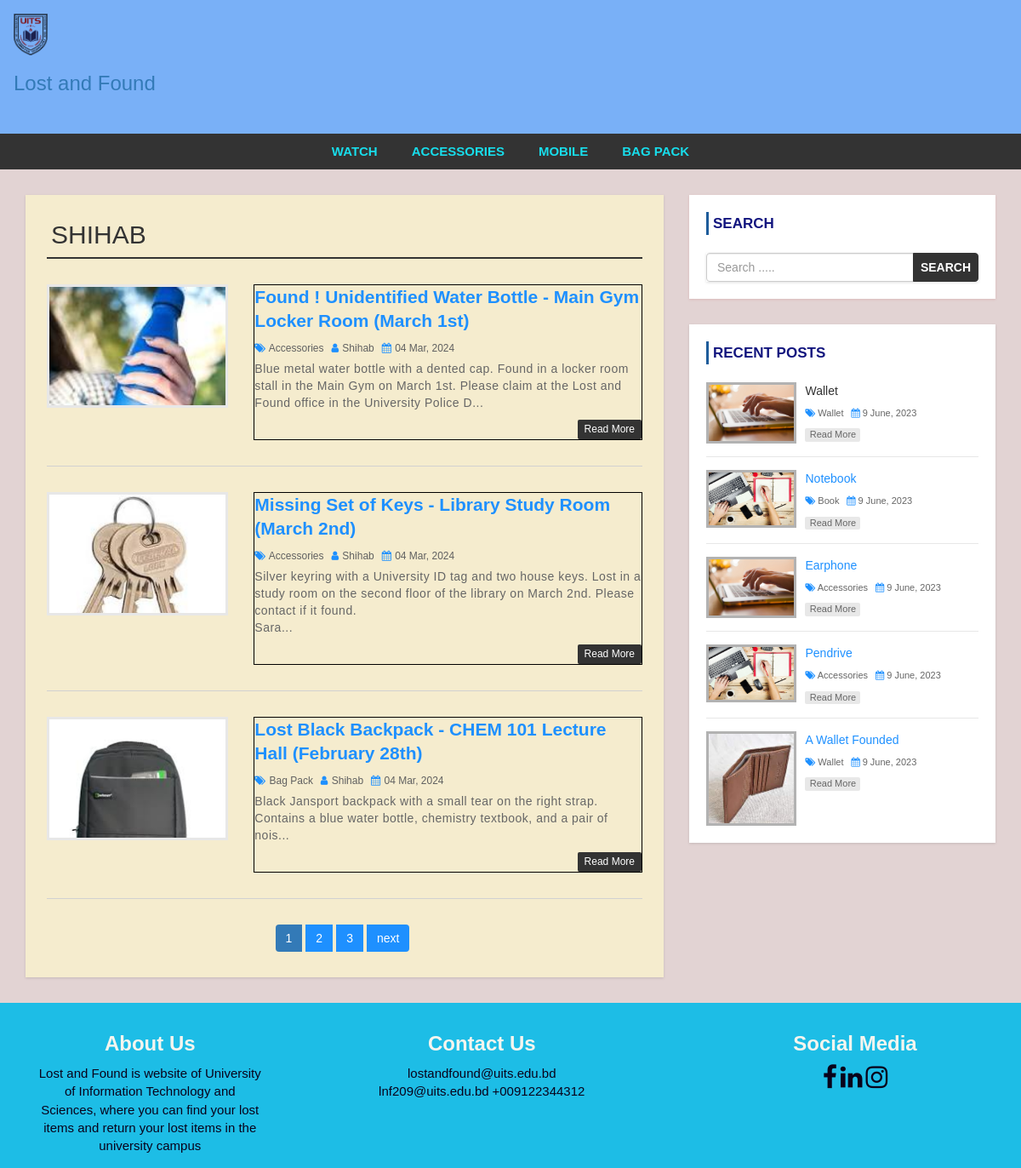
Screenshot of /author.php?author_id=1 with the database file from the repository.
### tables this page shows
CREATE TABLE `category` (
  `category_id` int(11) NOT NULL,
  `category_name` varchar(100) NOT NULL,
  `post` int(11) NOT NULL DEFAULT 0
);

CREATE TABLE `user` (
  `user_id` int(10) UNSIGNED NOT NULL,
  `first_name` varchar(30) NOT NULL,
  `last_name` varchar(30) NOT NULL,
  `username` varchar(30) DEFAULT NULL,
  `password` varchar(40) DEFAULT NULL,
  `role` int(11) NOT NULL
);

CREATE TABLE `post` (
  `post_id` int(11) NOT NULL,
  `title` varchar(100) NOT NULL,
  `description` text NOT NULL,
  `category` varchar(100) NOT NULL,
  `post_date` varchar(50) NOT NULL,
  `author` int(11) NOT NULL,
  `post_img` varchar(100) NOT NULL
);

### author.php (the view, shortened to what this page needs)
<?php include 'header.php'; ?>
    <div id="main-content">
      <div class="container">
        <div class="row">
            <div class="col-md-8">
                <div class="post-container">
<?php
                    include "admin/config.php";
                    if(isset($_GET['author_id'])){
                    $author_id = $_GET['author_id'];
                    $query_cat = "SELECT * FROM user WHERE user_id = {$author_id}";
                    $result_cat = mysqli_query($connection, $query_cat) or die("Query Failed.");
                    $row_new = mysqli_fetch_assoc($result_cat);
?>
                  <h2 class="page-heading"><?php echo strtoupper($row_new['username']); ?></h2>
<?php
  $limit = 3;
if(isset($_GET['page'])){
  $page_number = $_GET['page'];
}else{
  $page_number = 1;
}
  $offset = ($page_number - 1) * $limit;
$query = "SELECT post.post_id, post.title, post.description,post.post_img, post.post_date,post.category, category.category_name,user.username,post.author FROM post
  LEFT JOIN category ON post.category = category.category_id
  LEFT JOIN user ON post.author = user.user_id WHERE post.author={$author_id}
  ORDER BY post.post_id DESC LIMIT {$offset },{$limit}";
  $result = mysqli_query($connection,$query) or die("Failed");
  $count = mysqli_num_rows($result);
  if($count > 0){
    while($row = mysqli_fetch_assoc($result)){
?>
                    <div class="post-content">
                        <div class="row">
                            <div class="col-md-4">
                                <a class="post-img" href="single.php?id=<?php echo $row['post_id'] ?>"><img src="admin/upload/<?php echo $row['post_img'] ?>" alt=""/></a>
                            </div>
                            <div class="col-md-8">
                                <div class="inner-content clearfix">
                                    <h3><a href='single.php?id=<?php echo $row['post_id'] ?>'><?php echo $row['title'] ?></a></h3>
                                    <div class="post-information">
                                        <span>
                                            <i class="fa fa-tags" aria-hidden="true"></i>
                                            <a href='category.php?cid=<?php echo $row['category'] ?>'><?php echo $row['category_name'] ?></a>
                                        </span>
                                        <span>
                                            <i class="fa fa-user" aria-hidden="true"></i>
                                            <a href='author.php?author_id=<?php echo $row['author'] ?>'><?php echo $row['username'] ?></a>
                                        </span>
                                        <span>
                                            <i class="fa fa-calendar" aria-hidden="true"></i>
                                            <?php echo $row['post_date'] ?>
                                        </span>
                                    </div>
                                    <p class="description">
                                        <?php echo substr($row['description'], 0,170)."..." ?>
                                    </p>
                                    <a class='read-more pull-right' href='single.php?id=<?php echo $row['post_id'] ?>'>read more</a>
                                </div>
                            </div>
                        </div>
                    </div>
      <?php }
      }else{
        echo "No Record Found.";
      }
      $query2 = "SELECT * FROM post WHERE post.author={$author_id}";
      $result2 = mysqli_query($connection,$query2) or dir("Failed.");
      if(mysqli_num_rows($result2)){
        $total_records = mysqli_num_rows($result2);
        $total_page = ceil($total_records/$limit);
        echo "<ul class='pagination admin-pagination'>";
        for($i = 1; $i <= $total_page; $i++){
          if($i == $page_number){
            $active = "active";
          }else{
            $active = "";
          }
          echo '<li class='.$active.'><a href="author.php?author_id='.$author_id.'&page='.$i.'">'.$i.'</a></li>';
        }
        if($total_page > $page_number){
          echo '<li><a href="author.php?author_id='.$author_id.'&page='.($page_number+1).'">next</a></li>';
        }
        echo "</ul>";
      }
                    }else{
                    echo "<h2>No Record Found.</h2>";
                  }
      ?>
                </div>
            </div>
            <?php include 'sidebar.php'; ?>
        </div>
      </div>
    </div>
<?php include 'footer.php'; ?>

### header.php (shortened to what this page needs)
<!DOCTYPE html>
<html lang="en">
<head>
    <link rel="stylesheet" href="css/bootstrap.min.css" />
    <link rel="stylesheet" href="css/font-awesome.css">
    <link rel="stylesheet" href="css/style.css">
</head>
<body>
<div id="header">
    <div class="container">
        <div class="row" >
               <nav class="navbar navbar-light bg-light ">
    <img src="images/UITS.png" width="40"  class="d-inline-block" alt="">
    <h3 class="d-inline-block"><a href = "index.php?">  Lost and Found</h3>
</nav>
        </div>
    </div>
</div>
<div id="menu-bar">
    <div class="container">
        <div class="row">
            <div class="col-md-12">
<?php
    include "admin/config.php";
    $query = "SELECT * FROM category WHERE post > 0";
    $result = mysqli_query($connection, $query) or die("Categories query failed.");
    if(mysqli_num_rows($result)){
        $active = "";
 ?>
                <ul class='menu'>
                    <?php
                    while($row = mysqli_fetch_assoc($result)){
                    echo "<li><a class='$active' href='category.php?cid={$row['category_id']}'>{$row['category_name']}</a></li>";
                    }
                    ?>
                </ul>
                <?php } ?>
            </div>
        </div>
    </div>
</div>

### css/style.css (style rules this page uses)
body { background: #e2d3d3; font-family: sans-serif,arial,Helvetica; }
ul { margin:0; padding:0; list-style:none; }
h2.page-heading { margin: 5px 0 30px; padding: 0 5px 10px; border-bottom: 2px solid #333; }
#header { background: #79b0f7; text-align: left; padding: 15px; }
#menu-bar { background: #333; text-align: center; }
#menu-bar .menu > li { display: inline-block; }
.menu > li > a { padding: 10px 20px; display: block; text-transform: uppercase; color: #18ddeb; font-size: 15px; font-weight:600; transition:all 0.5s ease 0s; }
#main-content { padding: 30px 0; min-height: 750px; }
#main-content .post-container { background-color:#f5ecce; padding: 25px; box-shadow: 0 1px 3px rgba(3, 0, 5, 0.13); }
#main-content .post-content { border-bottom: 1px solid #d1d1d1; padding: 0 0 30px; margin-bottom:30px; }
#main-content .post-content img { width: 100%; }
#main-content .post-content .post-img { border: 3px solid #e7e7e7; display: block; height: 145px; overflow: hidden; transition: border .3s; }
#main-content .post-content .inner-content { border: 1px solid #000; }
#main-content .post-content h3 { font-size: 21px; line-height: 28px; font-weight: 600; margin: 0 0 7px; }
#main-content .post-content h3 a { color: #1e90ff; transition:all 0.3s; }
#main-content .post-content .post-information span { color: #606060; font-size: 12px; text-transform: capitalize; margin: 0 5px 5px 0; display: inline-block; }
#main-content .post-content .post-information i { color: #1e90ff; margin-right: 1px; }
#main-content .post-content .post-information a { color: #606060; text-decoration: none; }
#main-content .post-content p, #main-content .single-post p { color: #666; font-size: 14px; letter-spacing: 0.5px; margin:0 0 10px; }
#main-content .post-content a.read-more { color: #fff; background-color: #333333; font-size: 12px; text-transform: capitalize; padding: 3px 8px; border-radius: 2px; transition: all 0.3s; }
.pagination { display: block; text-align: center; margin: 0; }
.pagination li { display:inline-block; margin: 0 5px 0 0; }
.pagination li a { border: none; background: #1e90ff; color: #fff; }
i.fa { color:#222; }

### rows the page displays
category: category_name "WATCH"
category: category_name "ACCESSORIES"
category: category_name "MOBILE"
category: category_name "BAG PACK"
user: username "SHIHAB"
post: post_img (picture), title "Found ! Unidentified Water Bottle - Main Gym Locker Room (March 1st)", category.category_name "Accessories", user.username "Shihab", post_date "04 Mar, 2024", description "Blue metal water bottle with a dented cap. Found in a locker room stall in the Main Gym on March 1st. Please claim at the Lost and Found office in the University Police D"
post: post_img (picture), title "Missing Set of Keys - Library Study Room (March 2nd)", category.category_name "Accessories", user.username "Shihab", post_date "04 Mar, 2024", description "Silver keyring with a University ID tag and two house keys. Lost in a study room on the second floor of the library on March 2nd. Please contact if it found. Sara"
post: post_img (picture), title "Lost Black Backpack - CHEM 101 Lecture Hall (February 28th)", category.category_name "Bag Pack", user.username "Shihab", post_date "04 Mar, 2024", description "Black Jansport backpack with a small tear on the right strap. Contains a blue water bottle, chemistry textbook, and a pair of nois"
